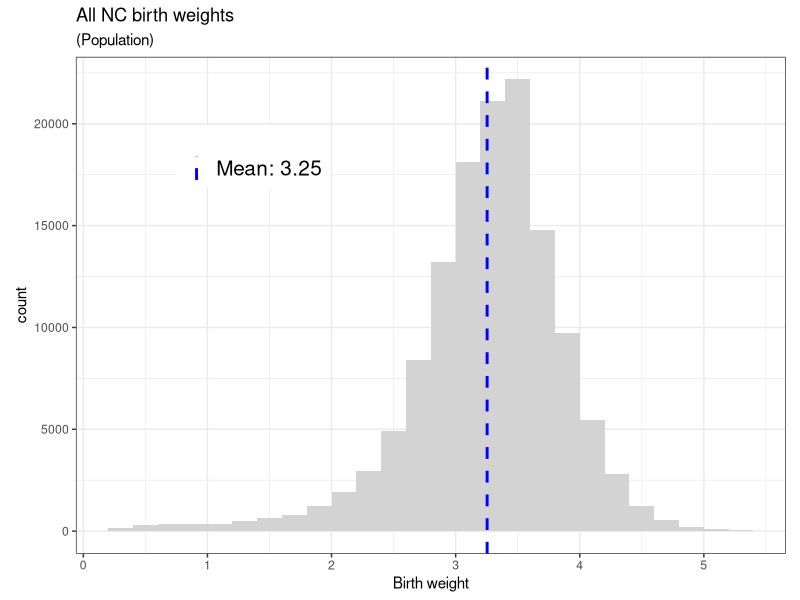
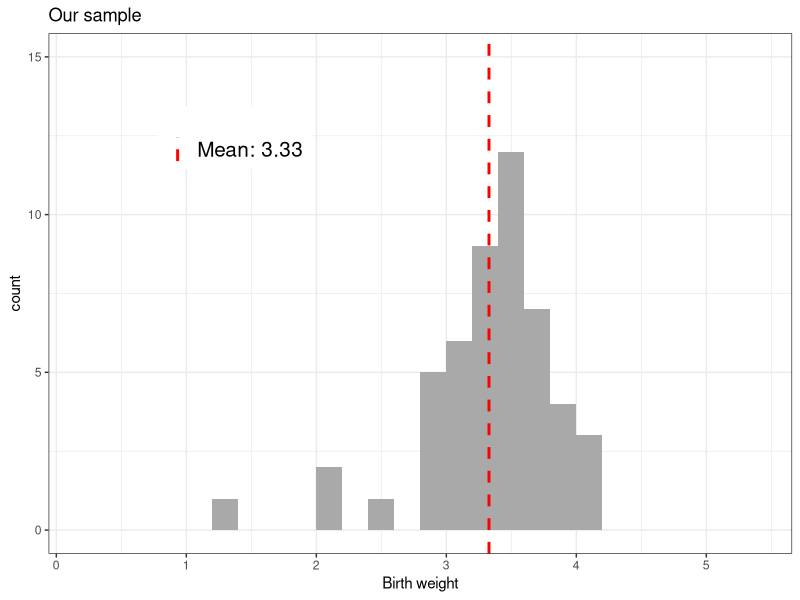
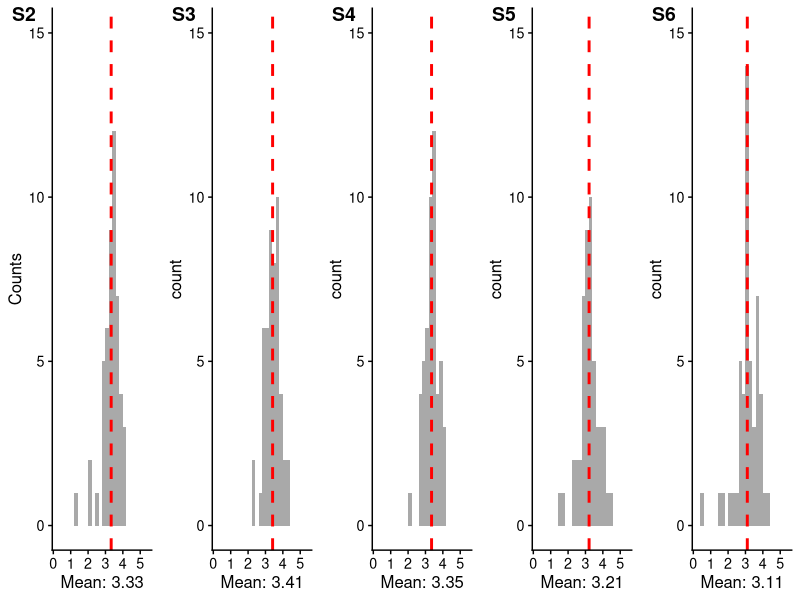
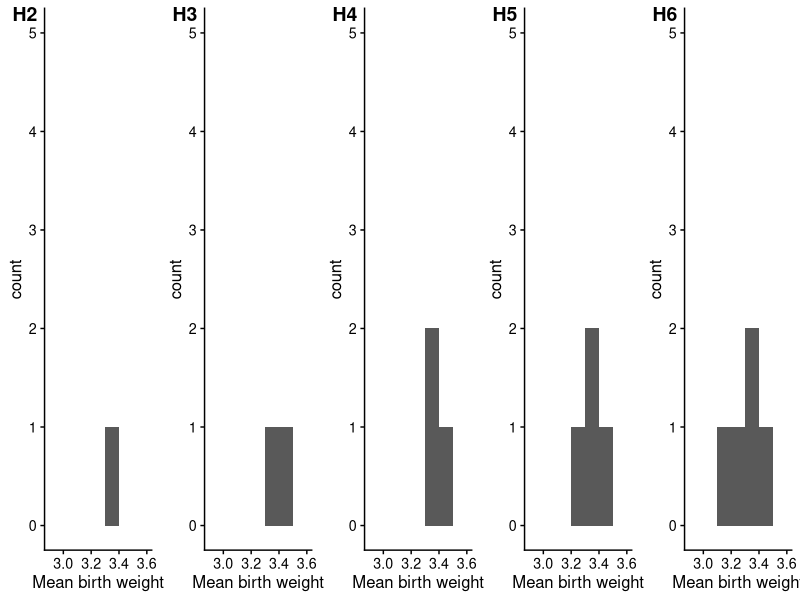
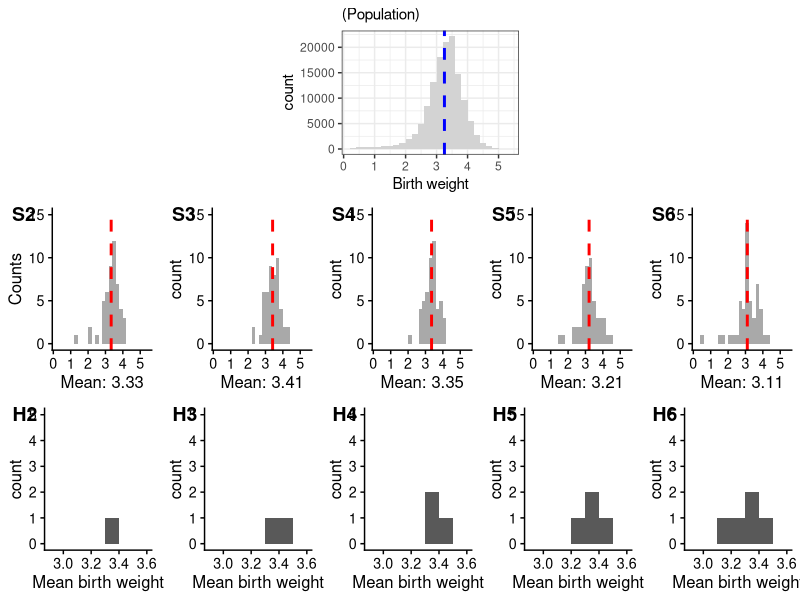
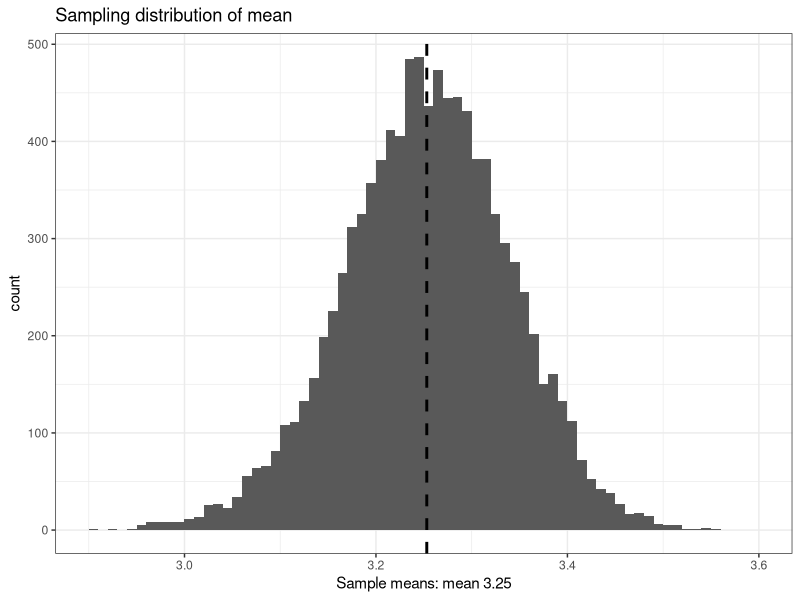
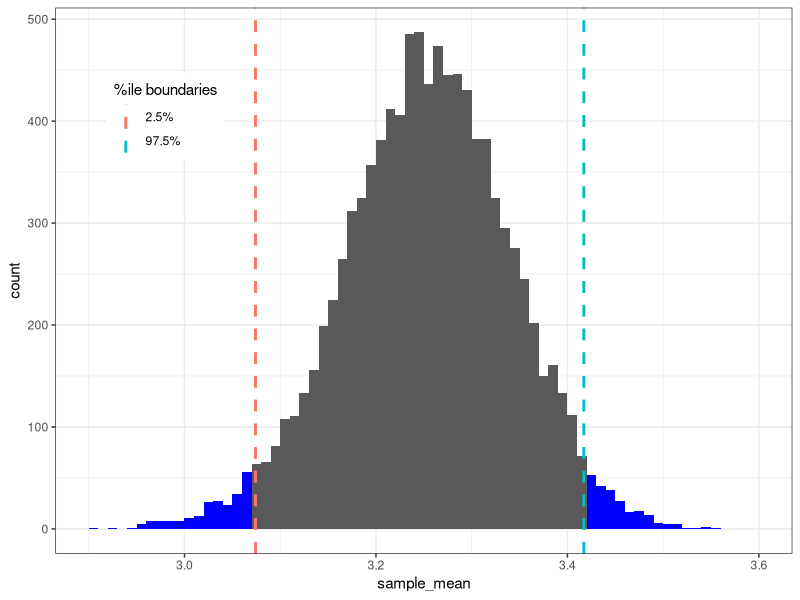
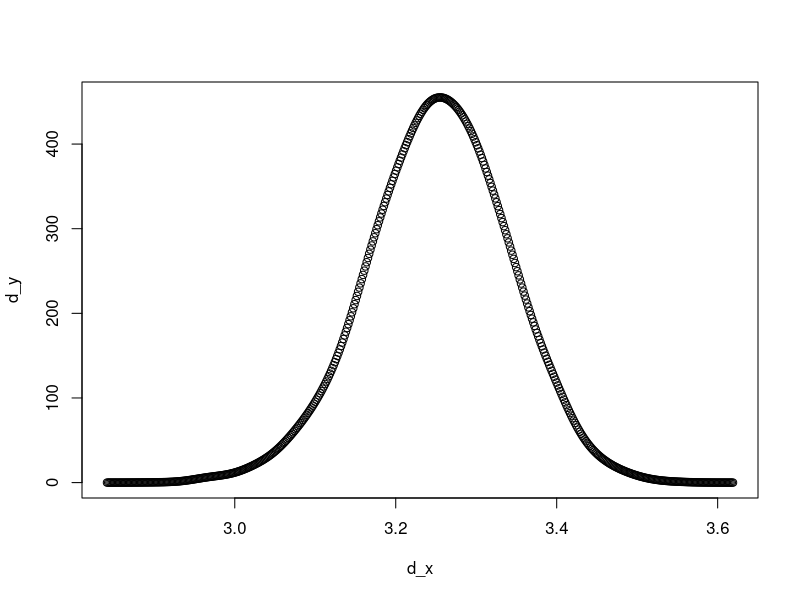

These figures' R source, in order:
## ---- chunk 1
library(dplyr)
library(glue)
library(ggplot2)
library(cowplot)
## ---- chunk 2
# Birth weights for every baby born in North Carolina.
bw_pop <- read.csv('data/nc_birth_weights.csv')
bw_pop_vals <- bw_pop[['birth_weight']]
pop_mean <- mean(bw_pop_vals)
## ---- chunk 3
# A random sample of birthweights that someone has taken for us.
bw_sample <- read.csv('data/nc_birth_weights_sample.csv')
bw_sample_vals <- bw_sample[['birth_weight']]
sample_mean <- mean(bw_sample_vals)
## ---- chunk 4
# The size of our sample(s).
n <- 50
## ---- chunk 5
tbw <- theme_set(theme_bw())
breaks <- seq(0.2, 5.5, by=0.2)

plot_bw <- function(df) {
    if (nrow(df) > 1000) {  # Population
        fill_col <- 'light grey'
        mean_col <- 'blue'
    } else {  # Sample
        fill_col <- 'dark grey'
        mean_col <- 'red'
    }
    mean_val <- mean(df[['birth_weight']])
    label <- glue('Mean: {round(mean_val, 2)}')
    p <- (
        ggplot(df, aes(birth_weight))
        + geom_histogram(fill = fill_col, breaks = breaks)
        + geom_vline(aes(xintercept=mean_val, colour=label),
                     linewidth=1,
                     linetype='dashed')
        + labs(x = "Birth weight", colour="")  # Reset colour for later.
        + scale_colour_manual(values=mean_col)
        + theme(legend.position=c(0.25, 0.8),
                legend.text = element_text(size=15),
                aspect.ratio=0.7)
    )
}

pop_p <- plot_bw(bw_pop) + labs(
    title = 'All NC birth weights',
    subtitle = '(Population)')
pop_p
## ---- chunk 6
ggsave('population.png', pop_p)
## ---- chunk 7
# https://stackoverflow.com/a/62819446
layer_scales(pop_p)$y$get_limits()
## ---- chunk 8
samp_ylims = ylim(0, 15)
p0 <- plot_bw(bw_sample) + labs(
    title = 'Our sample') + samp_ylims
ggsave('our_sample.png', p0)
p0
## ---- chunk 9
set.seed(1939)
n <- 50
n_samples <- 5
samples <- list()
for (i in 2:(n_samples + 1)) {
    sample <- sample_n(bw_pop, n)
    name <- sprintf('%d', i)
    p <- (plot_bw(sample)
          + labs(title = glue('Sample {name}'))
          + samp_ylims)
    ggsave(glue('sample{name}.png'), p)
    samples[[name]] = list(sample=sample, plot=p, mean=mean(sample[['birth_weight']]))
}
## ---- chunk 10
plots = list()
for (name in names(samples)) {
    v <- samples[[name]]
    plots[[name]] <- (v[['plot']]
                    + theme_half_open(12)
                    + theme(legend.position='none')
                    + labs(title=NULL)
                    + xlab(glue('Mean: {round(v[["mean"]], 2)}'))
                    )
}
plots[[1]] <- plots[[1]] + ylab('Counts')
## ---- chunk 11
p_samps <- plot_grid(
    plotlist = plots,
    align = 'vh',
    labels = sapply(1:n_samples, function(i) glue('S{i + 1}')),
    nrow = 1
)
p_samps
## ---- chunk 12
# https://rdrr.io/cran/cowplot/man/save_plot.html
save_plot('five_samples.png', p_samps, base_asp=4)
## ---- chunk 13
# Estimated SD of sampling distribution of mean.
sem <- sd(bw_pop_vals) / sqrt(n)
sem
## ---- chunk 14
samp_lims <- pop_mean + sem * c(-4, 4)
samp_lims
## ---- chunk 15
samp_dists = list()
means = data.frame(sample_mean=numeric())
samp_breaks = seq(2.9, 3.6, 0.1)
mean_col = 'green'
for (name in names(samples)) {
    means[nrow(means) + 1,] = samples[[name]][['mean']]
    p <- (
        ggplot(means, aes(sample_mean))
        + geom_histogram(breaks = samp_breaks)
        + xlab('Mean birth weight')
        + ylim(0, 5)
        + theme_half_open(12)
        + labs(title=NULL)
    )
    samp_dists[[name]] <- p
}
## ---- chunk 16
p_mean_dist <- plot_grid(
    plotlist = samp_dists,
    align = 'vh',
    labels = sapply(1:n_samples, function(i) glue('H{i + 1}')),
    nrow = 1
)
p_mean_dist
## ---- chunk 17
p_whole <- plot_grid(
    pop_p + labs(title=NULL) + theme(legend.position='none'),
    p_samps, p_mean_dist, ncol = 1)
p_whole
## ---- chunk 18
save_plot('whole_grid.png', p_whole, base_asp=4)
## ---- chunk 19
n_iters <- 10000
samp_dist_vals <- numeric(n_iters)
for (i in 1:n_iters) {
    sample <- sample(bw_pop_vals, n)
    samp_dist_vals[i] <- mean(sample)
}
samp_dist <- data.frame(sample_mean=samp_dist_vals)
## ---- chunk 20
samp_bin_width <- 0.01
full_samp_breaks <- seq(2.9, 3.6, samp_bin_width)
m_s_d <- mean(samp_dist_vals)
x_label <- glue('Sample means: mean {round(m_s_d, 2)}')
p_s_dist <- (
    ggplot(samp_dist, aes(sample_mean))
    + geom_histogram(breaks = full_samp_breaks)
    + geom_vline(aes(xintercept=m_s_d),
                 linewidth=1,
                 linetype='dashed')
    + labs(x = x_label)
    + theme(legend.position='none')
    + labs(title='Sampling distribution of mean')
)
p_s_dist
## ---- chunk 21
ggsave('sampling_distribution.png', p_s_dist)
## ---- chunk 22
lo_hi <- quantile(samp_dist_vals, c(0.025, 0.975))
lo_hi
## ---- chunk 23
lo <- lo_hi[1]
hi <- lo_hi[2]
lo_vals <- subset(samp_dist, sample_mean <= lo)
lo_bins <- subset(full_samp_breaks, full_samp_breaks <= lo)
hi_vals <- subset(samp_dist, sample_mean >= hi)
hi_bins <- subset(full_samp_breaks, full_samp_breaks >= hi)

plot_samp_dist <- function(offset = 0) {
    return (ggplot(samp_dist + offset, aes(sample_mean))
            + geom_histogram(breaks = full_samp_breaks + offset)
            + geom_histogram(data=lo_vals + offset, breaks=lo_bins + offset, fill="blue")
            + geom_histogram(data=hi_vals + offset, breaks=hi_bins + offset, fill="blue")
            + geom_vline(aes(xintercept=lo + offset, colour='2.5%'),
                         linewidth=1,
                         linetype='dashed')
            + geom_vline(aes(xintercept=hi + offset, colour='97.5%'),
                         linewidth=1,
                         linetype='dashed')
            + labs(colour="%ile boundaries")
            + theme(legend.position=c(0.15, 0.8))
       )
}

plot_samp_dist(offset=0)
## ---- chunk 24
d <- density(samp_dist_vals, bw=0.02)
d_x <- d$x
d_y <- d$y * length(samp_dist_vals) * samp_bin_width
## ---- chunk 25
plot(d_x, d_y)
## ---- chunk 26
p <- (ggplot(samp_dist, aes(sample_mean, fill='red'))
 + geom_histogram(breaks = full_samp_breaks)
 + geom_density(aes(y = after_stat(count * samp_bin_width)),
                bw = 0.02, alpha = 0.3))
p
## ---- chunk 27
ggp_build <- ggplot_build(p)
sum(ggp_build$data[[1]]$y)
## ---- chunk 28
kde_data <- ggplot_build(p)$data[[2]]
plot(kde_data$x, kde_data$y)
